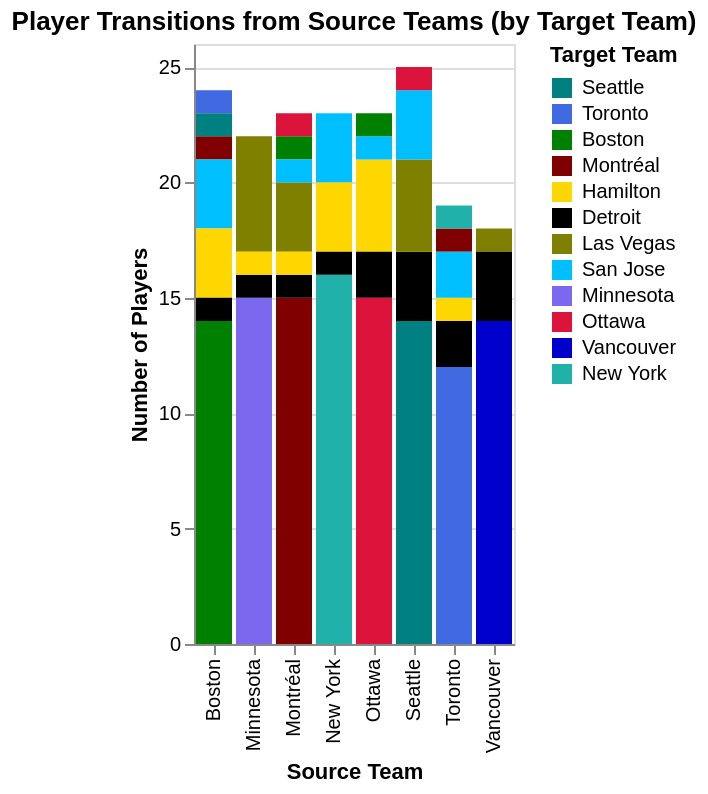

The notebook cell saved with this chart:
### Code cell
player_counts_chart

### Figure 1 — Vega-Lite specification as saved in the notebook (floating-point values rounded to 4 significant figures)
{"config": {"view": {"continuousWidth": 300, "continuousHeight": 300}}, "data": {"name": "data-d55565af79a396755e2b69e36d36b8a2"}, "mark": {"type": "bar"}, "encoding": {"color": {"field": "target_team", "scale": {"domain": ["Seattle", "Toronto", "Boston", "Montréal", "Hamilton", "Detroit", "Las Vegas", "San Jose", "Minnesota", "Ottawa", "Vancouver", "New York"], "range": ["teal", "RoyalBlue", "green", "maroon", "gold", "black", "Olive", "DeepSkyBlue", "MediumSlateBlue", "Crimson", "MediumBlue", "LightSeaGreen"]}, "title": "Target Team", "type": "nominal"}, "order": {"field": "sort_order", "sort": "ascending", "type": "quantitative"}, "tooltip": [{"field": "source_team", "type": "nominal"}, {"field": "target_team", "type": "nominal"}, {"field": "value", "type": "quantitative"}, {"field": "player_list", "title": "Players", "type": "nominal"}], "x": {"axis": {"title": "Source Team"}, "field": "source_team", "type": "nominal"}, "y": {"axis": {"title": "Number of Players"}, "field": "value", "type": "quantitative"}}, "title": "Player Transitions from Source Teams (by Target Team)", "$schema": "https://vega.github.io/schema/vega-lite/v5.20.1.json", "datasets": {"data-d55565af79a396755e2b69e36d36b8a2": [{"source": "Boston 2025-2026", "target": "Boston 2026-2027", "player_list": ["Laura Kluge", "Susanna Tapani", "Sophie Shirley", "Megan Keller", "Rylind MacKinnon", "Shay Maloney", "Liz Schepers", "Aerin Frankel", "Amanda Thiele", "Ella Huber", "Jill Saulnier", "Haley Winn", "Olivia Mobley", "Loren Gabel"], "player_count": 14, "goals": 43, "value": 14, "source_team": "Boston", "target_team": "Boston", "sort_order": 0}, {"source": "Boston 2025-2026", "target": "Montréal 2026-2027", "player_list": ["Jessie Eldridge"], "player_count": 1, "goals": 7, "value": 1, "source_team": "Boston", "target_team": "Montréal", "sort_order": 7}, {"source": "Boston 2025-2026", "target": "San Jose 2026-2027", "player_list": ["Daniela Pejšová", "Abbey Levy", "Hadley Hartmetz"], "player_count": 3, "goals": 2, "value": 3, "source_team": "Boston", "target_team": "San Jose", "sort_order": 4}, {"source": "Boston 2025-2026", "target": "Toronto 2026-2027", "player_list": ["Jamie Lee Rattray"], "player_count": 1, "goals": 4, "value": 1, "source_team": "Boston", "target_team": "Toronto", "sort_order": 11}, {"source": "Boston 2025-2026", "target": "Hamilton 2026-2027", "player_list": ["Zoe Boyd", "Alina Müller", "Riley Brengman"], "player_count": 3, "goals": 6, "value": 3, "source_team": "Boston", "target_team": "Hamilton", "sort_order": 2}, {"source": "Boston 2025-2026", "target": "Seattle 2026-2027", "player_list": ["Noemi Neubauerová"], "player_count": 1, "goals": 0, "value": 1, "source_team": "Boston", "target_team": "Seattle", "sort_order": 10}, {"source": "Boston 2025-2026", "target": "Detroit 2026-2027", "player_list": ["Mia Biotti"], "player_count": 1, "goals": 0, "value": 1, "source_team": "Boston", "target_team": "Detroit", "sort_order": 1}, {"source": "Minnesota 2025-2026", "target": "Minnesota 2026-2027", "player_list": ["Taylor Heise", "Klára Hymlárová", "Grace Zumwinkle", "Marlène Boissonnault", "Lee Stecklein", "Claire Butorac", "Peyton Anderson", "Dominique Petrie", "Sidney Morin", "Élizabeth Giguère", "Maddie Rooney", "Samantha Cogan", "Brooke Becker", "Kelly Pannek", "Natalie Buchbinder"], "player_count": 15, "goals": 50, "value": 15, "source_team": "Minnesota", "target_team": "Minnesota", "sort_order": 0}, {"source": "Minnesota 2025-2026", "target": "Las Vegas 2026-2027", "player_list": ["Mae Batherson", "Katy Knoll", "Kendall Cooper", "Nicole Hensley", "Madison Bizal"], "player_count": 5, "goals": 12, "value": 5, "source_team": "Minnesota", "target_team": "Las Vegas", "sort_order": 3}, {"source": "Minnesota 2025-2026", "target": "Detroit 2026-2027", "player_list": ["Britta Curl-Salemme"], "player_count": 1, "goals": 11, "value": 1, "source_team": "Minnesota", "target_team": "Detroit", "sort_order": 1}, {"source": "Minnesota 2025-2026", "target": "Hamilton 2026-2027", "player_list": ["Abby Hustler"], "player_count": 1, "goals": 4, "value": 1, "source_team": "Minnesota", "target_team": "Hamilton", "sort_order": 2}, {"source": "Montréal 2025-2026", "target": "Las Vegas 2026-2027", "player_list": ["Hayley Scamurra", "Maureen Murphy", "Erin Ambrose"], "player_count": 3, "goals": 12, "value": 3, "source_team": "Montréal", "target_team": "Las Vegas", "sort_order": 3}, {"source": "Montréal 2025-2026", "target": "Montréal 2026-2027", "player_list": ["Jessica DiGirolamo", "Laura Stacey", "Abby Roque", "Kaitlin Willoughby", "Maggie Flaherty", "Nadia Mattivi", "Catherine Dubois", "Lina Ljungblom", "Ann-Renée Desbiens", "Tamara Giaquinto", "Marie-Philip Poulin", "Kati Tabin", "Jade Downie-Landry", "Alexandra Labelle", "Megan Warrener"], "player_count": 15, "goals": 44, "value": 15, "source_team": "Montréal", "target_team": "Montréal", "sort_order": 0}, {"source": "Montréal 2025-2026", "target": "Detroit 2026-2027", "player_list": ["Shiann Darkangelo"], "player_count": 1, "goals": 4, "value": 1, "source_team": "Montréal", "target_team": "Detroit", "sort_order": 1}, {"source": "Montréal 2025-2026", "target": "Boston 2026-2027", "player_list": ["Amanda Boulier"], "player_count": 1, "goals": 0, "value": 1, "source_team": "Montréal", "target_team": "Boston", "sort_order": 5}, {"source": "Montréal 2025-2026", "target": "Ottawa 2026-2027", "player_list": ["Dara Greig"], "player_count": 1, "goals": 3, "value": 1, "source_team": "Montréal", "target_team": "Ottawa", "sort_order": 9}, {"source": "Montréal 2025-2026", "target": "Hamilton 2026-2027", "player_list": ["Nicole Gosling"], "player_count": 1, "goals": 3, "value": 1, "source_team": "Montréal", "target_team": "Hamilton", "sort_order": 2}, {"source": "Montréal 2025-2026", "target": "San Jose 2026-2027", "player_list": ["Natálie Mlýnková"], "player_count": 1, "goals": 5, "value": 1, "source_team": "Montréal", "target_team": "San Jose", "sort_order": 4}, {"source": "New York 2025-2026", "target": "New York 2026-2027", "player_list": ["Emmy Fecteau", "Micah Zandee-Hart", "Lauren Bernard", "Nicole Vallario", "Jaime Bourbonnais", "Elle Hartje", "Callie Shanahan", "Sarah Fillier", "Anna Bargman", "Kaley Doyle", "Clair DeGeorge", "Denisa Křížová", "Dayle Ross", "Paetyn Levis", "Kristýna Kaltounková", "Maja Nylén Persson"], "player_count": 16, "goals": 35, "value": 16, "source_team": "New York", "target_team": "New York", "sort_order": 0}, {"source": "New York 2025-2026", "target": "San Jose 2026-2027", "player_list": ["Anne Cherkowski", "Maddi Wheeler", "Kristin O'Neill"], "player_count": 3, "goals": 9, "value": 3, "source_team": "New York", "target_team": "San Jose", "sort_order": 4}, {"source": "New York 2025-2026", "target": "Hamilton 2026-2027", "player_list": ["Kayle Osborne", "Allyson Simpson", "Kayla Vespa"], "player_count": 3, "goals": 3, "value": 3, "source_team": "New York", "target_team": "Hamilton", "sort_order": 2}, {"source": "New York 2025-2026", "target": "Detroit 2026-2027", "player_list": ["Taylor Girard"], "player_count": 1, "goals": 7, "value": 1, "source_team": "New York", "target_team": "Detroit", "sort_order": 1}, {"source": "Ottawa 2025-2026", "target": "Ottawa 2026-2027", "player_list": ["Vita Poniatovskaia", "Fanuza Kadirova", "Gwyneth Philips", "Sanni Ahola", "Kendra Woodland", "Brooke McQuigge", "Michela Cava", "Kathryn Reilly", "Rebecca Leslie", "Brooke Hobson", "Emma Greco", "Kateřina Mrázová", "Gabbie Hughes", "Ronja Savolainen", "Jocelyne Larocque"], "player_count": 15, "goals": 37, "value": 15, "source_team": "Ottawa", "target_team": "Ottawa", "sort_order": 0}, {"source": "Ottawa 2025-2026", "target": "Hamilton 2026-2027", "player_list": ["Brianne Jenner", "Peyton Hemp", "Alexa Vasko", "Emily Clark"], "player_count": 4, "goals": 19, "value": 4, "source_team": "Ottawa", "target_team": "Hamilton", "sort_order": 2}, {"source": "Ottawa 2025-2026", "target": "San Jose 2026-2027", "player_list": ["Rory Guilday"], "player_count": 1, "goals": 1, "value": 1, "source_team": "Ottawa", "target_team": "San Jose", "sort_order": 4}, {"source": "Ottawa 2025-2026", "target": "Detroit 2026-2027", "player_list": ["Olivia Wallin", "Stephanie Markowski"], "player_count": 2, "goals": 1, "value": 2, "source_team": "Ottawa", "target_team": "Detroit", "sort_order": 1}, {"source": "Ottawa 2025-2026", "target": "Boston 2026-2027", "player_list": ["Taylor House"], "player_count": 1, "goals": 0, "value": 1, "source_team": "Ottawa", "target_team": "Boston", "sort_order": 5}, {"source": "Seattle 2025-2026", "target": "Seattle 2026-2027", "player_list": ["Emily Brown", "Anna Wilgren", "Aneta Tejralová", "Alex Carpenter", "Lyndie Lobdell", "Theresa Schafzahl", "Carly Jackson", "Lexie Adzija", "Gabrielle David", "Lily Delianedis", "Danielle Serdachny", "Julia Gosling", "Hannah Murphy", "Mikyla Grant-Mentis"], "player_count": 14, "goals": 40, "value": 14, "source_team": "Seattle", "target_team": "Seattle", "sort_order": 0}, {"source": "Seattle 2025-2026", "target": "Detroit 2026-2027", "player_list": ["Cayla Barnes", "Hannah Bilka", "Hilary Knight"], "player_count": 3, "goals": 12, "value": 3, "source_team": "Seattle", "target_team": "Detroit", "sort_order": 1}, {"source": "Seattle 2025-2026", "target": "Las Vegas 2026-2027", "player_list": ["Sydney Langseth", "Natalie Snodgrass", "Megan Carter", "Jada Habisch"], "player_count": 4, "goals": 4, "value": 4, "source_team": "Seattle", "target_team": "Las Vegas", "sort_order": 3}, {"source": "Seattle 2025-2026", "target": "San Jose 2026-2027", "player_list": ["Mariah Keopple", "Corinne Schroeder", "Brooke Bryant"], "player_count": 3, "goals": 0, "value": 3, "source_team": "Seattle", "target_team": "San Jose", "sort_order": 4}, {"source": "Seattle 2025-2026", "target": "Ottawa 2026-2027", "player_list": ["Jenna Buglioni"], "player_count": 1, "goals": 0, "value": 1, "source_team": "Seattle", "target_team": "Ottawa", "sort_order": 9}, {"source": "Toronto 2025-2026", "target": "Montréal 2026-2027", "player_list": ["Emma Maltais"], "player_count": 1, "goals": 3, "value": 1, "source_team": "Toronto", "target_team": "Montréal", "sort_order": 7}, {"source": "Toronto 2025-2026", "target": "Hamilton 2026-2027", "player_list": ["Anna Kjellbin"], "player_count": 1, "goals": 1, "value": 1, "source_team": "Toronto", "target_team": "Hamilton", "sort_order": 2}, {"source": "Toronto 2025-2026", "target": "Detroit 2026-2027", "player_list": ["Jesse Compher", "Daryl Watts"], "player_count": 2, "goals": 16, "value": 2, "source_team": "Toronto", "target_team": "Detroit", "sort_order": 1}, {"source": "Toronto 2025-2026", "target": "Toronto 2026-2027", "player_list": ["Raygan Kirk", "Emma Gentry", "Lauren Messier", "Claire Dalton", "Natalie Spooner", "Kali Flanagan", "Emma Woods", "Ella Shelton", "Jessica Kondas", "Allie Munroe", "Renata Fast", "Jessie McPherson"], "player_count": 12, "goals": 13, "value": 12, "source_team": "Toronto", "target_team": "Toronto", "sort_order": 0}, {"source": "Toronto 2025-2026", "target": "San Jose 2026-2027", "player_list": ["Kristin Della Rovere", "Maggie Connors"], "player_count": 2, "goals": 3, "value": 2, "source_team": "Toronto", "target_team": "San Jose", "sort_order": 4}, {"source": "Toronto 2025-2026", "target": "New York 2026-2027", "player_list": ["Elaine Chuli"], "player_count": 1, "goals": 0, "value": 1, "source_team": "Toronto", "target_team": "New York", "sort_order": 8}, {"source": "Vancouver 2025-2026", "target": "Vancouver 2026-2027", "player_list": ["Emerance Maschmeyer", "Tereza Vanišová", "Gabby Rosenthal", "Jenn Gardiner", "Abby Boreen", "Hannah Miller", "Mannon McMahon", "Sophie Jaques", "Katie Chan", "Izzy Daniel", "Anna Segedi", "Kristen Campbell", "Ashton Bell", "Sarah Nurse"], "player_count": 14, "goals": 57, "value": 14, "source_team": "Vancouver", "target_team": "Vancouver", "sort_order": 0}, {"source": "Vancouver 2025-2026", "target": "Las Vegas 2026-2027", "player_list": ["Darcie Lappan"], "player_count": 1, "goals": 0, "value": 1, "source_team": "Vancouver", "target_team": "Las Vegas", "sort_order": 3}, {"source": "Vancouver 2025-2026", "target": "Detroit 2026-2027", "player_list": ["Mellissa Channell-Watkins", "Nina Jobst-Smith", "Sydney Bard"], "player_count": 3, "goals": 0, "value": 3, "source_team": "Vancouver", "target_team": "Detroit", "sort_order": 1}]}}
